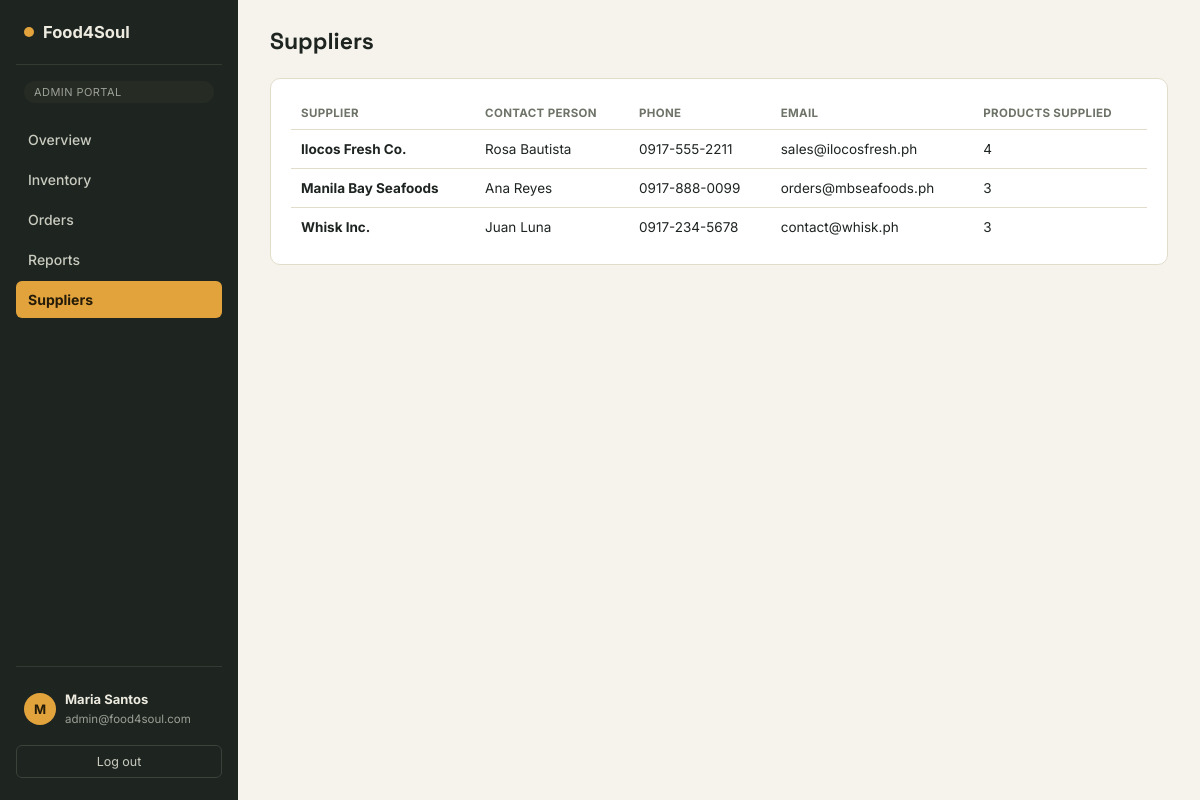
/admin/suppliers.php (signed in), run on the app's committed database.
### tables this page shows
CREATE TABLE suppliers (
  Supplier_ID      VARCHAR(10)  PRIMARY KEY,
  Supplier_Name    VARCHAR(100) NOT NULL,
  Contact_Person   VARCHAR(100),
  Contact_Address  VARCHAR(255),
  Phone_Number     VARCHAR(20),
  Email_Address    VARCHAR(100)
);

### admin/suppliers.php (the view, shortened to what this page needs)
<?php
require_once __DIR__ . '/../includes/auth.php';
$suppliers = $pdo->query("SELECT s.*, COUNT(p.Product_ID) AS product_count
                           FROM suppliers s LEFT JOIN products p ON p.Supplier_ID = s.Supplier_ID
                           GROUP BY s.Supplier_ID, s.Supplier_Name, s.Contact_Person, s.Contact_Address, s.Phone_Number, s.Email_Address
                           ORDER BY s.Supplier_Name")->fetchAll();
require __DIR__ . '/../includes/header.php';
?>
<div class="topbar"><h1>Suppliers</h1></div>
<div class="panel"><div class="table-scroll">
  <table>
    <thead><tr><th>Supplier</th><th>Contact person</th><th>Phone</th><th>Email</th><th>Products supplied</th></tr></thead>
    <tbody>
      <?php foreach ($suppliers as $s): ?>
        <tr>
          <td><strong><?= htmlspecialchars($s['Supplier_Name']) ?></strong></td>
          <td><?= htmlspecialchars($s['Contact_Person']) ?></td>
          <td><?= htmlspecialchars($s['Phone_Number']) ?></td>
          <td><?= htmlspecialchars($s['Email_Address']) ?></td>
          <td><?= (int)$s['product_count'] ?></td>
        </tr>
      <?php endforeach; ?>
    </tbody>
  </table>
</div></div>
<?php require __DIR__ . '/../includes/footer.php'; ?>

### assets/css/style.css (style rules this page uses)
:root { --ink:#1E2420; --ink-soft:#3A433C; --paper:#F6F3EC; --paper-raised:#FFFFFF; --line:#E2DCCB; --marigold:#E2A33D; --marigold-deep:#B97F1F; --basil:#3E6B52; --basil-soft:#E6EEE7; --paprika:#B23A2E; --paprika-soft:#F7E4DF; --slate:#6E7368; --radius-sm:6px; --radius-md:10px; --radius-lg:18px; }
* { box-sizing:border-box; }
html,body { height:100%; }
body { margin:0;font-family:'Inter',system-ui,sans-serif;background:var(--paper);color:var(--ink); }
h1,h2,h3,.num { font-family:'Space Grotesk',system-ui,sans-serif; }
.topbar { display:flex;align-items:center;justify-content:space-between;margin-bottom:22px;gap:16px;flex-wrap:wrap; }
.topbar h1 { font-size:23px;margin:0; }
.panel { background:var(--paper-raised);border:1px solid var(--line);border-radius:var(--radius-md);padding:18px 20px;margin-bottom:20px; }
.table-scroll { overflow-x:auto; }
table { width:100%;border-collapse:collapse;font-size:13.5px; }
th { text-align:left;font-size:11.5px;text-transform:uppercase;letter-spacing:.03em;color:var(--slate);padding:9px 10px;border-bottom:1px solid var(--line); }
td { padding:11px 10px;border-bottom:1px solid var(--line);vertical-align:middle; }
tr:last-child td { border-bottom:none; }

### data on the page
suppliers: Supplier_Name "Ilocos Fresh Co.", Contact_Person "Rosa Bautista", Phone_Number "0917-555-2211", Email_Address "sales@ilocosfresh.ph", product_count "4"
suppliers: Supplier_Name "Manila Bay Seafoods", Contact_Person "Ana Reyes", Phone_Number "0917-888-0099", Email_Address "orders@mbseafoods.ph", product_count "3"
suppliers: Supplier_Name "Whisk Inc.", Contact_Person "Juan Luna", Phone_Number "0917-234-5678", Email_Address "contact@whisk.ph", product_count "3"

### other printed values
$role "ADMIN"
$label "Overview"
$label "Inventory"
$label "Orders"
$label "Reports"
$label "Suppliers"
mb_substr($user['Full_Name'] ?? '?', 0, 1) "M"
$user['Full_Name'] "Maria Santos"
$user['Email_Address'] "admin@food4soul.com"
